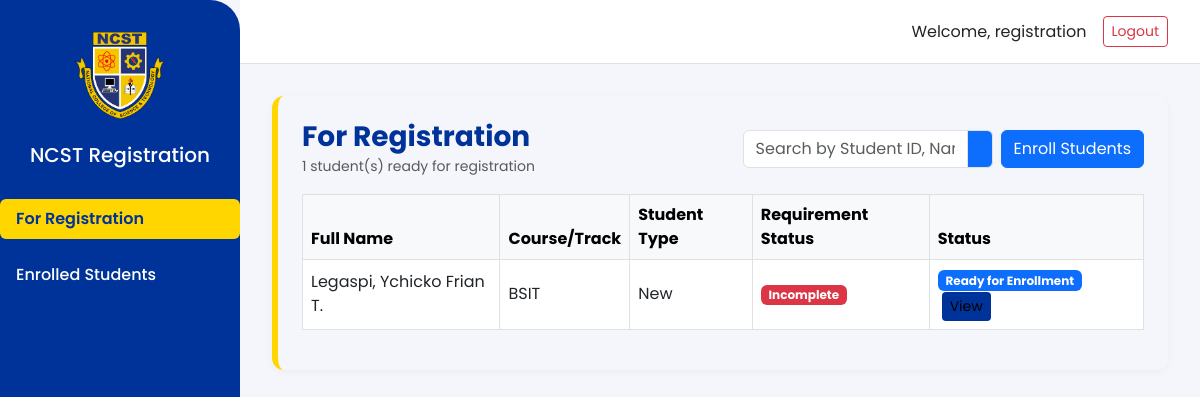
The page /ncst_portal/registration_officer/dashboard.php (signed in) on the database its author committed.
### tables this page shows
CREATE TABLE `student_applications` (
  `id` int(11) NOT NULL,
  `student_id` varchar(20) DEFAULT NULL,
  `name` varchar(100) NOT NULL,
  `email` varchar(100) NOT NULL,
  `course_or_track` varchar(100) NOT NULL,
  `gender` varchar(20) NOT NULL,
  `civil_status` varchar(50) NOT NULL,
  `type` varchar(20) NOT NULL,
  `admission_type` varchar(30) DEFAULT NULL,
  `status` varchar(20) DEFAULT 'approved',
  `date_submitted` datetime DEFAULT current_timestamp(),
  `nationality` varchar(100) DEFAULT NULL,
  `religion` varchar(100) DEFAULT NULL,
  `region` varchar(100) NOT NULL,
  `province` varchar(100) NOT NULL,
  `city` varchar(100) NOT NULL,
  `barangay` varchar(100) NOT NULL,
  `last_name` varchar(100) NOT NULL,
  `first_name` varchar(100) NOT NULL,
  `middle_name` varchar(100) DEFAULT NULL,
  `suffix` varchar(20) DEFAULT NULL,
  `address` varchar(255) NOT NULL,
  `zip_code` varchar(20) DEFAULT NULL,
  `mobile` varchar(30) NOT NULL,
  `landline` varchar(30) DEFAULT NULL,
  `dob` date NOT NULL,
  `pob` varchar(100) NOT NULL,
  `dialect` varchar(100) DEFAULT NULL,
  `elementary_school` varchar(100) NOT NULL,
  `elementary_year_grad` varchar(10) NOT NULL,
  `high_school` varchar(100) NOT NULL,
  `high_year_grad` varchar(10) NOT NULL,
  `grade10_section` varchar(50) NOT NULL,
  `father_family_name` varchar(100) DEFAULT NULL,
  `father_given_name` varchar(100) DEFAULT NULL,
  `father_middle_name` varchar(100) DEFAULT NULL,
  `father_deceased` tinyint(1) DEFAULT NULL,
  `father_address` varchar(255) DEFAULT NULL,
  `father_mobile` varchar(30) DEFAULT NULL,
  `father_landline` varchar(30) DEFAULT NULL,
  `father_occupation` varchar(100) DEFAULT NULL,
  `mother_family_name` varchar(100) DEFAULT NULL,
  `mother_given_name` varchar(100) DEFAULT NULL,
  `mother_middle_name` varchar(100) DEFAULT NULL,
  `mother_deceased` tinyint(1) DEFAULT NULL,
  `mother_maiden_family_name` varchar(100) DEFAULT NULL,
  `mother_maiden_given_name` varchar(100) DEFAULT NULL,
  `mother_maiden_middle_name` varchar(100) DEFAULT NULL,
  `mother_address` varchar(255) DEFAULT NULL,
  `mother_mobile` varchar(30) DEFAULT NULL,
  `mother_landline` varchar(30) DEFAULT NULL,
  `mother_occupation` varchar(100) DEFAULT NULL,
  `guardian_family_name` varchar(100) DEFAULT NULL,
  `guardian_given_name` varchar(100) DEFAULT NULL,
  `guardian_middle_name` varchar(100) DEFAULT NULL,
  `guardian_relationship` varchar(50) DEFAULT NULL,
  `guardian_address` varchar(255) DEFAULT NULL,
  `guardian_mobile` varchar(30) DEFAULT NULL,
  `guardian_landline` varchar(30) DEFAULT NULL,
  `guardian_occupation` varchar(100) DEFAULT NULL,
  `requirements_status` text DEFAULT NULL,
  `tracking_number` varchar(32) DEFAULT NULL,
  `requirements_checklist` text DEFAULT NULL,
  `student_type` varchar(50) NOT NULL,
  `tertiary_school` varchar(100) DEFAULT NULL,
  `tertiary_year_grad` varchar(10) DEFAULT NULL,
  `course_graduated` varchar(100) DEFAULT NULL,
  `educational_plan` varchar(100) NOT NULL,
  `academic_achievement` varchar(255) DEFAULT NULL,
  `is_working` tinyint(1) NOT NULL DEFAULT 0,
  `employer` varchar(100) DEFAULT NULL,
  `work_in_shifts` tinyint(1) DEFAULT NULL,
  `work_position` varchar(100) DEFAULT NULL,
  `family_connected_ncst` tinyint(1) DEFAULT NULL,
  `ncst_relationship` varchar(100) DEFAULT NULL,
  `no_of_siblings` int(11) NOT NULL DEFAULT 0,
  `how_did_you_know_ncst` varchar(255) NOT NULL
);

### ncst_portal/registration_officer/dashboard.php (the view, shortened to what this page needs)
<?php
require_once '../../db.php';
$for_reg = $conn->query("SELECT * FROM student_applications WHERE status = 'approved' ORDER BY id DESC");
$approved_count = $for_reg->num_rows;
    ?>
<!DOCTYPE html>
<html lang="en">
<head>
    <link href="https://cdn.jsdelivr.net/npm/bootstrap@5.3.0/dist/css/bootstrap.min.css" rel="stylesheet">
    <link href="../admin/admin.css" rel="stylesheet">
</head>
<body>
    <div class="sidebar d-none d-md-flex flex-column align-items-center">
        <img src="../../images/ncst-logo.png" alt="NCST Logo" class="logo">
        <h5 class="mb-4">NCST Registration</h5>
        <nav class="nav flex-column w-100">
            <a class="nav-link active" href="#registration-section" data-bs-toggle="tab">For Registration</a>
            <a class="nav-link" href="#enrolled-section" data-bs-toggle="tab">Enrolled Students</a>
        </nav>
    </div>
    <div class="topbar d-flex align-items-center justify-content-end">
        <span class="me-3">Welcome, <?php echo htmlspecialchars($_SESSION['username']); ?></span>
        <a href="../logout.php" class="btn btn-outline-danger btn-sm">Logout</a>
    </div>
    <div class="main-content">
        <div class="tab-content">
            <div class="tab-pane fade show active" id="registration-section">
                <div class="card-ncst p-4">
            <div class="d-flex justify-content-between align-items-center mb-3">
                <div>
                    <h3 class="fw-bold mb-0" style="color:#003399;">For Registration</h3>
                    <small class="text-muted"><?php echo $approved_count; ?> student(s) ready for registration</small>
                </div>
                        <div class="d-flex gap-2">
                            <div class="input-group" style="max-width: 250px;">
                                <input type="text" id="searchRegistrationInput" class="form-control" placeholder="Search by Student ID, Name, Course, or Type...">
                                <span class="input-group-text bg-primary text-white"><i class="bi bi-search"></i></span>
                            </div>
                            <button class="btn btn-primary" onclick="enrollAllStudents()">
                                <i class="bi bi-graduation-cap"></i> Enroll Students
                            </button>
                        </div>
                    </div>
            <div class="table-responsive">
                <table class="table table-bordered align-middle" id="forRegTable">
                    <thead class="table-light">
                        <tr>
                            <th>Full Name</th>
                            <th>Course/Track</th>
                            <th>Student Type</th>
                            <th>Requirement Status</th>
                            <th>Status</th>
                        </tr>
                    </thead>
                    <tbody>
                    <?php while ($row = $for_reg->fetch_assoc()):
                        $fullName = $row['name'];
                        $studentType = $row['student_type'] ?? '';
                        $requirements = [
                            "Properly accomplished admission form",
                            "Four (4) 2x2 recent, identical color pictures in white background with name tag",
                            "Five (5) 1x1 recent, identical color pictures in white background with name tag",
                            "Submit original and photocopied Form 138 / Report Card",
                            "Submit original Good Moral Character certificate with dry seal and Photocopied",
                            "If married, two (2) photocopies of marriage certificate duly signed by a priest / minister",
                            "1pc. Long Brown Envelope"
                        ];
                        $savedChecklist = [];
                        $missing = array_filter($requirements, function($i) use ($savedChecklist) {
                            return empty($savedChecklist[$i]);
                        }, ARRAY_FILTER_USE_KEY);
                    ?>
                        <tr>
                            <td><?php echo htmlspecialchars($fullName); ?></td>
                            <td><?php echo htmlspecialchars($row['course_or_track']); ?></td>
                            <td><?php echo htmlspecialchars($studentType); ?></td>
                            <td><?php echo empty($missing) ? '<span class="badge bg-success">Complete</span>' : '<span class="badge bg-danger">Incomplete</span>'; ?></td>
                            <td>
                                <span class="badge bg-primary">Ready for Enrollment</span>
                                <button class="btn btn-info btn-sm ms-1" data-bs-toggle="modal" data-bs-target="#viewModal<?php echo $row['id']; ?>">View</button>
                            </td>
                        </tr>
                    <?php endwhile; ?>
                    </tbody>
                </table>
            </div>
        </div>
    </div>
</div>
</div>
</body>
</html>

### ncst_portal/admin/admin.css (style rules this page uses)
body { background: #f4f6fb; font-family: 'Poppins', Arial, sans-serif; }
.sidebar { min-height: 100vh; background: #003399; color: #fff; width: 240px; position: fixed; top: 0; left: 0; display: flex; flex-direction: column; align-items: center; padding-top: 2rem; font-family: 'Poppins', Arial, sans-serif; border-top-right-radius: 30px; border-bottom-right-radius: 30px; }
.sidebar .logo { width: 90px; margin-bottom: 1.5rem; }
.sidebar .nav-link { color: #fff; font-weight: 500; margin: 0.5rem 0; border-radius: 6px; transition: background 0.2s; font-family: 'Poppins', Arial, sans-serif; }
.sidebar .nav-link.active, .sidebar .nav-link:hover { background: #FFD600; color: #003399; }
.topbar { height: 64px; background: #fff; border-bottom: 1px solid #e0e0e0; margin-left: 240px; display: flex; align-items: center; justify-content: flex-end; padding: 0 2rem; font-family: 'Poppins', Arial, sans-serif; }
.main-content { margin-left: 240px; padding: 2rem; font-family: 'Poppins', Arial, sans-serif; }
.card-ncst { border-left: 6px solid #FFD600; border-radius: 12px; box-shadow: 0 2px 8px rgba(0,0,0,0.04); font-family: 'Poppins', Arial, sans-serif; }

### ncst_portal/registration_officer/dashboard.php (style rules this page uses)
body { font-family: 'Poppins', Arial, sans-serif; background: #f4f6fb; }
.table thead { background: #003399; color: #fff; }
.btn-info { background: #003399; border: none; }
.nav-link { transition: all 0.3s ease; border-radius: 8px; margin-bottom: 0.5rem; }
.nav-link.active { background: #FFD600 !important; color: #003399 !important; font-weight: 600; }

### rows shown on the page
student_applications: name "Legaspi, Ychicko Frian T.", course_or_track "BSIT", student_type "New"

### other values the page prints
$_SESSION['username'] "registration"
$approved_count "1"
